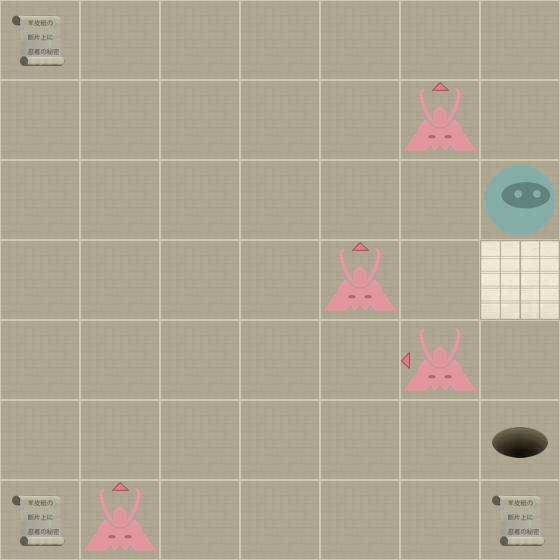

A level layout from a 2D game, rendered from its tile map. Below: a short description, then the map file with tile-grid data replaced by summaries:
An orthogonal 7x7 tile map with 80x80 px tiles, 2 tile layers (Level, Actors).

<map version="1.0" orientation="orthogonal" width="7" height="7" tilewidth="80" tileheight="80">
 <properties>
  <property name="moves" value="13" />
 </properties>
 <tileset firstgid="1" name="tiles" tilewidth="80" tileheight="80" spacing="2" margin="2">
  <image source="tiles-ipad.png" width="512" height="512" />
  <tile id="0">
   <properties>
    <property name="actor" value="exit" />
   </properties>
  </tile>
  <tile id="2">
   <properties>
    <property name="actor" value="guard" />
    <property name="direction" value="down" />
   </properties>
  </tile>
  <tile id="3">
   <properties>
    <property name="actor" value="guard" />
    <property name="direction" value="left" />
   </properties>
  </tile>
  <tile id="4">
   <properties>
    <property name="actor" value="guard" />
    <property name="direction" value="right" />
   </properties>
  </tile>
  <tile id="5">
   <properties>
    <property name="actor" value="guard" />
    <property name="direction" value="up" />
   </properties>
  </tile>
  <tile id="7">
   <properties>
    <property name="actor" value="player" />
   </properties>
  </tile>
  <tile id="8">
   <properties>
    <property name="actor" value="scroll" />
   </properties>
  </tile>
  <tile id="9">
   <properties>
    <property name="wall" value="1" />
   </properties>
  </tile>
 </tileset>
 <layer name="Level" width="7" height="7">
  <data>[49 cells, 49 non-empty, 2 distinct tile ids]</data>
 </layer>
 <layer name="Actors" width="7" height="7">
  <data>[49 cells, 9 non-empty, 5 distinct tile ids]</data>
 </layer>
</map>
